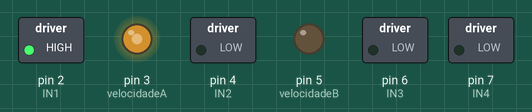
The sketch below on a simulated Arduino Uno, built with avr-gcc and run on an emulated ATmega328P. On the bench: switched loads named in the sketch (green lamp = pin HIGH), output pins drawn as LEDs (lit = HIGH).

Above: at 0.05 s.
At 2.95 s:
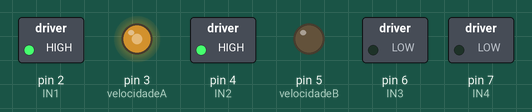
At 4.45 s:
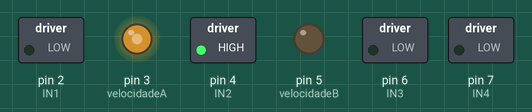
At 5.95 s:
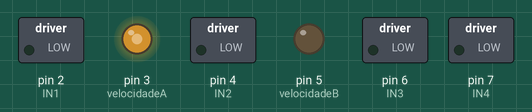
Timing chart, 0 to 6.9 s (numbered marks = the images above):
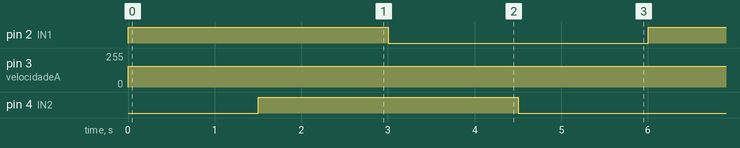

Measured:
- by itself, pin 2 (IN1), pin 4 (IN2): alternates HIGH for 3.0 s and LOW for 3.0 s
- by itself, pin 3 (velocidadeA): 0/255 → 155/255 at 0.00 s

The sketch:

Ponte_H_L298N_PWM.ino
```cpp
//motor A
int IN1 = 2;
int IN2 = 4;
int velocidadeA = 3;

//motor B
int IN3 = 6;
int IN4 = 7;

int velocidadeB = 5;

void setup(){
  //Define os pinos como saída, os pinos de velocidade devem ser PWM
  pinMode(IN1, OUTPUT);
  pinMode(IN2, OUTPUT);
  pinMode(velocidadeA, OUTPUT);

  pinMode(IN3, OUTPUT);
  pinMode(IN4, OUTPUT);
  pinMode(velocidadeB, OUTPUT);
}


void loop()
{
  //Gira o Motor A no sentido HORÁRIO com velocidade 155
  digitalWrite(IN1, HIGH);
  digitalWrite(IN2, LOW);
  analogWrite(velocidadeA, 155); // valor PWM de 0 a 255

  delay(1500); // importante: a função delay não para o motor

  digitalWrite(IN1, HIGH);
  digitalWrite(IN2, HIGH);

  delay(1500);

  //Gira o Motor A no sentido ANTI-HORÁRIO
  digitalWrite(IN1, LOW);
  digitalWrite(IN2, HIGH);
  analogWrite(velocidadeA, 155); // valor PWM de 0 a 255

  delay(1500);

  analogWrite(IN1, HIGH);
  analogWrite(IN2, HIGH);
  delay(1500);
}
```
